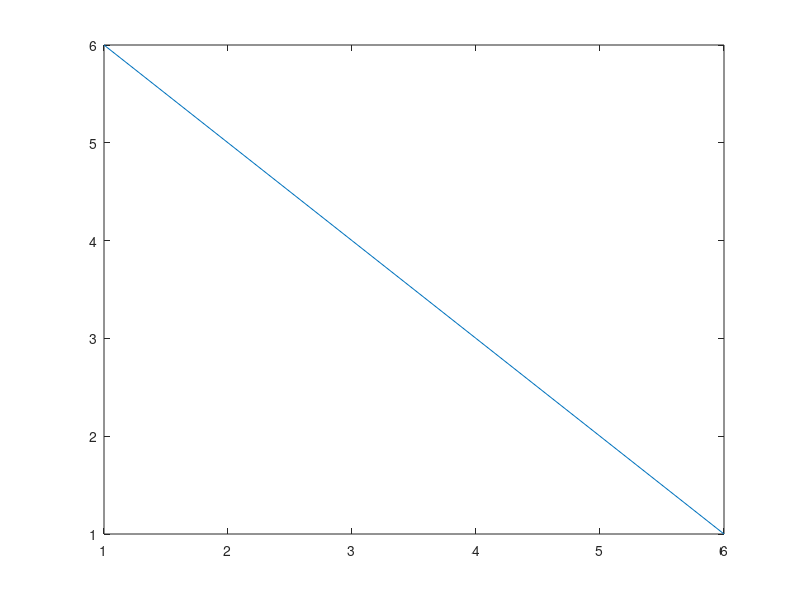

This figure's MATLAB source:
clear;
close all;
clc;
a=[1,2,3,4,5,6];
b=[6,5,4,3,2,1];
c=5:10;
count=0;
for i=1:6
    count=count+a(i);
end
disp(count);
plot(a,b);
% plot(a,b,a,c);
% 
% clear;
% close all;
% clc;
% x=0:pi/100:2*pi
% y1=sin(x)
% y2=cos(x)
% plot(x,y1,x,y2)